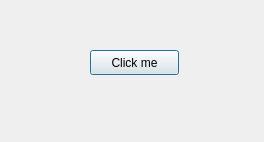
<?xml version="1.0" encoding="UTF-8"?>
<ui version="4.0">
 <class>Dialog</class>
 <widget class="QDialog" name="Dialog">
  <property name="geometry">
   <rect>
    <x>0</x>
    <y>0</y>
    <width>264</width>
    <height>142</height>
   </rect>
  </property>
  <property name="windowTitle">
   <string>Dialog</string>
  </property>
  <widget class="QPushButton" name="pushButton">
   <property name="geometry">
    <rect>
     <x>90</x>
     <y>50</y>
     <width>89</width>
     <height>25</height>
    </rect>
   </property>
   <property name="text">
    <string>Click me</string>
   </property>
  </widget>
 </widget>
 <layoutdefault spacing="6" margin="11"/>
 <resources/>
 <connections/>
</ui>
